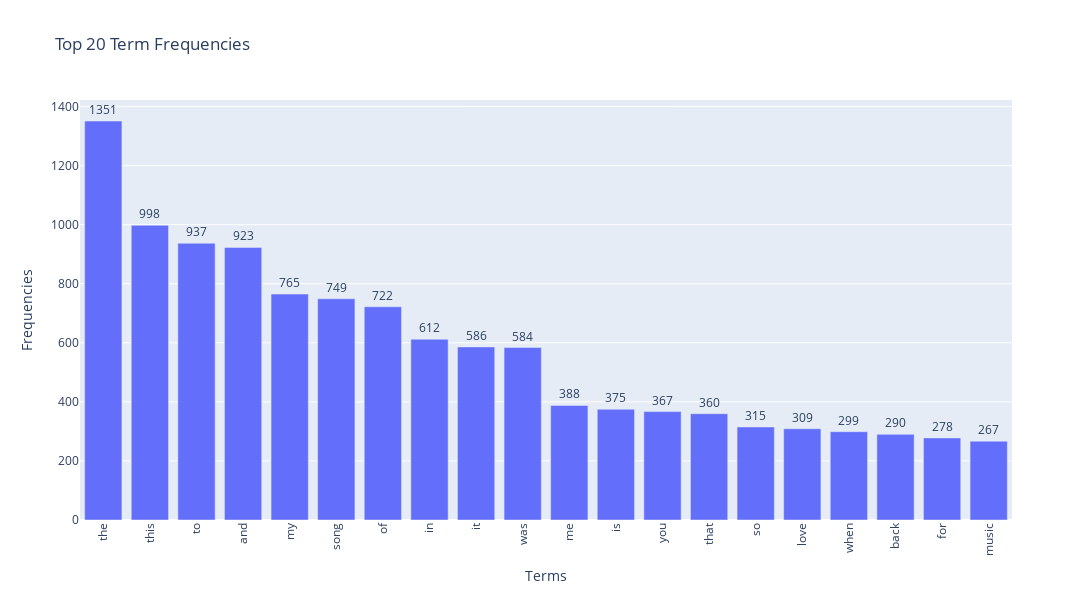

The notebook cell saved with this chart:
### Code cell
# Answer here
# Calculate term frequencies
term_frequencies = np.asarray(df_counts.sum(axis=0))[0]

# Create a DataFrame
data = {
    'terms': count_vect.get_feature_names_out(),
    'frequencies': term_frequencies
}
dataf = pd.DataFrame(data)

# Sort DataFrame by frequencies and select top N
top_n = 20  # Change this number to visualize more/less
top_terms = dataf.nlargest(top_n, 'frequencies')

# Create the bar plot using Plotly
fig = px.bar(top_terms, x='terms', y='frequencies', 
             title=f'Top {top_n} Term Frequencies', 
             labels={'terms': 'Terms', 'frequencies': 'Frequencies'},
             text='frequencies')

# Update layout for better readability
fig.update_traces(texttemplate='%{text}', textposition='outside')
fig.update_layout(xaxis_tickangle=-90, width=1200, height=600)

# Show the plot
fig.show()

### Figure 1 — Plotly figure (JSON) as saved in the notebook; plotly's stock layout.template omitted (floating-point values rounded to 4 significant figures)
{"data": [{"alignmentgroup": "True", "hovertemplate": "Terms=%{x}<br>Frequencies=%{text}<extra></extra>", "legendgroup": "", "marker": {"color": "#636efa", "pattern": {"shape": ""}}, "name": "", "offsetgroup": "", "orientation": "v", "showlegend": false, "text": [1351, 998, 937, 923, 765, 749, 722, 612, 586, 584, 388, 375, 367, 360, 315, 309, 299, 290, 278, 267], "textposition": "outside", "texttemplate": "%{text}", "type": "bar", "x": ["the", "this", "to", "and", "my", "song", "of", "in", "it", "was", "me", "is", "you", "that", "so", "love", "when", "back", "for", "music"], "xaxis": "x", "y": [1351, 998, 937, 923, 765, 749, 722, 612, 586, 584, 388, 375, 367, 360, 315, 309, 299, 290, 278, 267], "yaxis": "y"}], "layout": {"barmode": "relative", "height": 600, "legend": {"tracegroupgap": 0}, "title": {"text": "Top 20 Term Frequencies"}, "width": 1200, "xaxis": {"anchor": "y", "autorange": true, "domain": [0, 1], "range": [-0.5, 19.5], "tickangle": -90, "title": {"text": "Terms"}, "type": "category"}, "yaxis": {"anchor": "x", "autorange": true, "domain": [0, 1], "range": [0, 1422.0], "title": {"text": "Frequencies"}, "type": "linear"}}}
